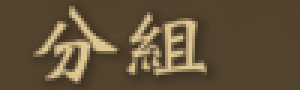
#> input picture Templates/begin_img/1.png, 100 x 30 px (shown 3 times larger)
$ python -i config.py   (imports and definitions only)
#> lines starting #> are read from the running program, lines starting #| are printed output that depends on the picture; after the words box and inside, x2 and y2 are one past the last pixel; in counts of white or black regions, pixels touching at a corner belong together
#> further down, picture is the input picture: shape (30, 100, 3); mean B, G, R 57.4, 81.4, 97.9
# config.py

import cv2
from ultralytics import YOLO

# 定义识别区域
REGIONS = {
    'mana':         (878, 470, 34, 20),   # 费用
    'card_num':     (45, 743, 15, 22),    # 手牌数量
    'player_hp':    (570, 625, 30, 25),   # 玩家血量
    'opponent_hp':  (550, 105, 30, 25),   # 对手血量
}

# 卡片详细信息显示区域
DETAIL_REGION_LEFT_TOP = (55, 100, 250, 25)      # 左上角卡片详情区（用于 <3 随从 或非首个随从）
DETAIL_REGION_RIGHT_TOP = (670, 100, 250, 25)    # 右上角卡片详情区（用于 ≥3 随从 的第一个）

# 定义基础分数字典
BASE_CARD_SCORES = {
    "Indomitable Fighter": 3,
    "Leah, Bellringer Angel": 2,
    "Devious Lesser Mummy": 3,
    "Mino, Shrewd Reaper": 3,
    "Beryl, Nightmare Incarnate": 5,
    "Orthrus, Hellhound Blader": 4,
    "Rage of Serpents": 1,
    "Apollo, Heaven's Envoy": 2,
    "Little Miss Bonemancer": 3,
    "Balto, Dusk Bounty Hunter": 5,
    "Divine Thunder": 0,
    "Ceres, Blue Rose Maiden":4,
    "Mukan, Shadewcrypt Ward": 2,
    "Aragavy, Eternal Hunter": 5,
    "Cerberus, Hellfire Unleashed": 5,
    "Skeleton":1
}

# 定义每张卡牌的特定条件
CARD_CONDITION_RULES = {
    "Indomitable Fighter": [
        {'type': 'mana', 'operator': '=', 'param_index': 0, 'threshold': 2, 'adjustment': 3},
        {'type': 'mana', 'operator': '<', 'param_index': 0, 'threshold': 2, 'adjustment': -99},
        {'type': 'mana', 'operator': '=', 'param_index': 0, 'threshold': 4, 'adjustment': 4}
    ],
    "Leah, Bellringer Angel": [
        {'type': 'mana', 'operator': '=', 'param_index': 0, 'threshold': 2, 'adjustment': 3},
        {'type': 'mana', 'operator': '<', 'param_index': 0, 'threshold': 2, 'adjustment': -99}
    ],
    "Devious Lesser Mummy": [
        {'type': 'mana', 'operator': '=', 'param_index': 0, 'threshold': 2, 'adjustment': 3},
        {'type': 'mana', 'operator': '<', 'param_index': 0, 'threshold': 2, 'adjustment': -99},
        {'type': 'opponent_hp', 'operator': '<', 'param_index': 2, 'threshold': 15, 'adjustment': 1},
        {'type': 'dash_attack_total', 'operator': '>=', 'param_index': 2, 'threshold': 5, 'adjustment': 15}
    ],
    "Mino, Shrewd Reaper": [
        {'type': 'mana', 'operator': '=', 'param_index': 0, 'threshold': 2, 'adjustment': 3},
        {'type': 'mana', 'operator': '<', 'param_index': 0, 'threshold': 2, 'adjustment': -99},
        {'type': 'mana', 'operator': '>=', 'param_index': 0, 'threshold': 4, 'adjustment': -10}
    ],
    "Beryl, Nightmare Incarnate": [
        {'type': 'mana', 'operator': '=', 'param_index': 0, 'threshold': 2, 'adjustment': 3},
        {'type': 'mana', 'operator': '<', 'param_index': 0, 'threshold': 2, 'adjustment': -99}
    ],
    "Orthrus, Hellhound Blader": [
        {'type': 'mana', 'operator': '=', 'param_index': 0, 'threshold': 2, 'adjustment': 3},
        {'type': 'mana', 'operator': '<', 'param_index': 0, 'threshold': 2, 'adjustment': -99},
        {'type': 'enemy_minion_health', 'operator': '>', 'param_index': 0, 'threshold': 2, 'adjustment': 1}
    ],
    "Rage of Serpents": [
        {'type': 'mana', 'operator': '<', 'param_index': 0, 'threshold': 2, 'adjustment': -99},
        {'type': 'opponent_hp', 'operator': '<', 'param_index': 2, 'threshold': 10, 'adjustment': 5},
        {'type': 'dash_attack_total', 'operator': '>=', 'param_index': 2, 'threshold': 3, 'adjustment': 15}
    ],
    "Apollo, Heaven's Envoy": [
        {'type': 'mana', 'operator': '=', 'param_index': 0, 'threshold': 3, 'adjustment': 3},
        {'type': 'mana', 'operator': '<', 'param_index': 0, 'threshold': 3, 'adjustment': -99},
        {'type': 'enemy_minion_health', 'operator': '==', 'param_index': 0, 'threshold': 1, 'adjustment': 2}
    ],
    "Little Miss Bonemancer": [
        {'type': 'mana', 'operator': '=', 'param_index': 0, 'threshold': 3, 'adjustment': 3},
        {'type': 'mana', 'operator': '<', 'param_index': 0, 'threshold': 3, 'adjustment': -99}
    ],
    "Balto, Dusk Bounty Hunter": [
        {'type': 'mana', 'operator': '=', 'param_index': 0, 'threshold': 3, 'adjustment': 3},
        {'type': 'mana', 'operator': '<', 'param_index': 0, 'threshold': 3, 'adjustment': -99}
    ],
    "Divine Thunder": [
        {'type': 'mana', 'operator': '<', 'param_index': 0, 'threshold': 4, 'adjustment': -99},
        {'type': 'enemy_minion_attack_and_health', 'operator': '>=', 'param_index': 0, 'threshold': 4, 'adjustment': 7}
    ],
    "Ceres, Blue Rose Maiden": [
        {'type': 'mana', 'operator': '=', 'param_index': 0, 'threshold': 4, 'adjustment': 3},
        {'type': 'mana', 'operator': '<', 'param_index': 0, 'threshold': 4, 'adjustment': -99}
    ],
    "Mukan, Shadewcrypt Ward": [
        {'type': 'mana', 'operator': '=', 'param_index': 0, 'threshold': 4, 'adjustment': 3},
        {'type': 'mana', 'operator': '<', 'param_index': 0, 'threshold': 4, 'adjustment': -99},
        {'type': 'enemy_minion_attack_and_health', 'operator': '>=', 'param_index': 0, 'threshold': 5, 'adjustment': 2}
    ],
    "Aragavy, Eternal Hunter": [
        {'type': 'mana', 'operator': '=', 'param_index': 0, 'threshold': 5, 'adjustment': 3},
        {'type': 'mana', 'operator': '<', 'param_index': 0, 'threshold': 5, 'adjustment': -99}
    ],
    "Cerberus, Hellfire Unleashed": [
        {'type': 'mana', 'operator': '=', 'param_index': 0, 'threshold': 8, 'adjustment': 3},
        {'type': 'mana', 'operator': '<', 'param_index': 0, 'threshold': 8, 'adjustment': -99}
    ]
}

# 特殊卡牌动作字典
SPECIAL_CARDS_ACTIONS = {
    "Rage of Serpents": {"action": "left_click", "position": (475, 130)},  # 左键点击坐标 (475, 100)
    # 其他特殊卡牌...
}

# 手牌位置定义
HAND_CARD_POSITIONS = {
    1: [(500, 750)],
    2: [(450, 750), (550, 750)],
    3: [(400, 750), (500, 750), (600, 750)],
    4: [(350, 750), (450, 750), (550, 750), (650, 750)],
    5: [(300, 750), (400, 750), (500, 750), (600, 750), (700, 750)],
    6: [(275, 750), (375, 750), (475, 750), (575, 750), (675, 750), (775, 750)],
    7: [(240, 750), (330, 750), (420, 750), (510, 750), (600, 750), (690, 750), (780, 750)],
    8: [(220, 750), (300, 750), (380, 750), (460, 750), (540, 750), (620, 750), (700, 750), (780, 750)],
    9: [(200, 750), (270, 750), (340, 750), (410, 750), (480, 750), (550, 750), (620, 750), (690, 750), (760, 750)]
}

# 预处理函数：用于法力值
def preprocess_mana(img_bgr):
    gray = cv2.cvtColor(img_bgr, cv2.COLOR_BGR2GRAY)
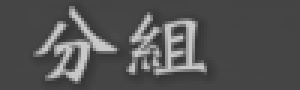
#> gray: shape (30, 100) (shown 3 times larger); min 53, max 200, mean 83.6
    denoised = cv2.medianBlur(gray, ksize=3)
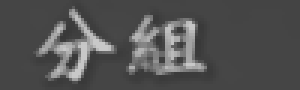
#> denoised: shape (30, 100) (shown 3 times larger); min 56, max 200, mean 82.7
    resized = cv2.resize(denoised, None, fx=4, fy=5, interpolation=cv2.INTER_CUBIC)
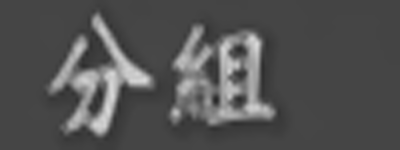
#> resized: shape (150, 400); min 39, max 218, mean 82.7
    _, binary = cv2.threshold(resized, 0, 255, cv2.THRESH_BINARY + cv2.THRESH_OTSU)
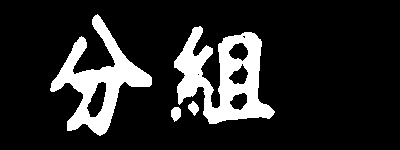
#> binary: shape (150, 400); 15.1% white; 4 white regions, box (x1, y1, x2, y2) and area: (174, 26, 275, 124) 4796, (50, 14, 152, 136) 4059, (171, 107, 181, 122) 114, (188, 101, 199, 116) 98
    return binary

# 预处理函数：用于手牌数量
def preprocess_card_num(img_bgr):
    gray = cv2.cvtColor(img_bgr, cv2.COLOR_BGR2GRAY)
    resized = cv2.resize(gray, None, fx=4, fy=4, interpolation=cv2.INTER_LINEAR)
    _, binary = cv2.threshold(resized, 127, 255, cv2.THRESH_BINARY_INV)
    return binary

>>> import cv2
>>> picture = cv2.imread('Templates/begin_img/1.png')
>>> result = preprocess_mana(picture)
